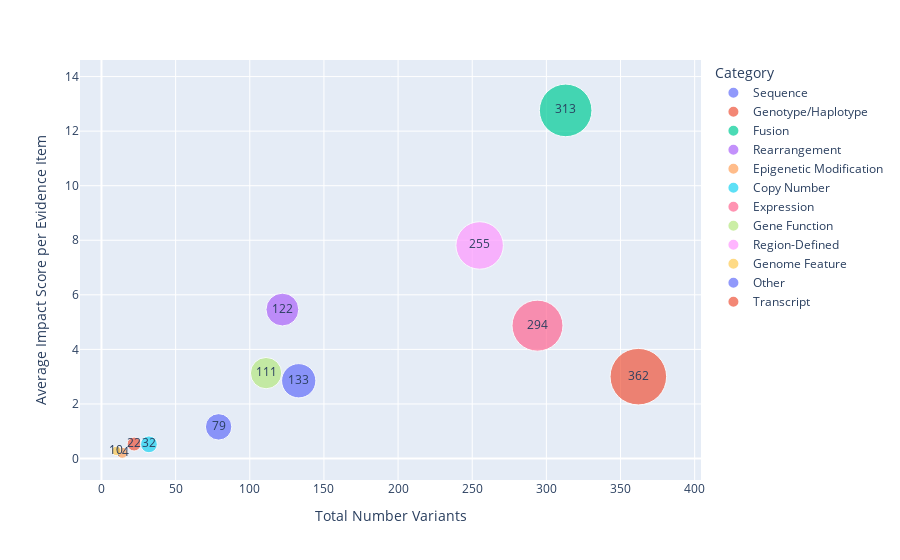

This figure's notebook cell:
### Code cell
fig3 = px.scatter(
    data_frame=not_supported_variant_impact_df,
    x="Total Number Variants",
    y="Average Impact Score per Evidence Item",
    size="Total Number Variants",
    size_max=40,
    text="Total Number Variants",
    color="Category",
    hover_data=["% Accepted Evidence Items", "Average Impact Score per Variant"],
)
fig3.show()

### Figure 1 — Plotly figure (JSON) as saved in the notebook; plotly's stock layout.template omitted (floating-point values rounded to 4 significant figures)
{"data": [{"customdata": [["64.33%", 3.43]], "hovertemplate": "Category=Sequence<br>Total Number Variants=%{text}<br>Average Impact Score per Evidence Item=%{y}<br>% Accepted Evidence Items=%{customdata[0]}<br>Average Impact Score per Variant=%{customdata[1]}<extra></extra>", "legendgroup": "Sequence", "marker": {"color": "#636efa", "size": [133], "sizemode": "area", "sizeref": 0.2263, "symbol": "circle"}, "mode": "markers+text", "name": "Sequence", "orientation": "v", "showlegend": true, "text": [133.0], "type": "scatter", "x": [133], "xaxis": "x", "y": [2.85], "yaxis": "y"}, {"customdata": [["48.72%", 0.64]], "hovertemplate": "Category=Genotype/Haplotype<br>Total Number Variants=%{text}<br>Average Impact Score per Evidence Item=%{y}<br>% Accepted Evidence Items=%{customdata[0]}<br>Average Impact Score per Variant=%{customdata[1]}<extra></extra>", "legendgroup": "Genotype/Haplotype", "marker": {"color": "#EF553B", "size": [22], "sizemode": "area", "sizeref": 0.2263, "symbol": "circle"}, "mode": "markers+text", "name": "Genotype/Haplotype", "orientation": "v", "showlegend": true, "text": [22.0], "type": "scatter", "x": [22], "xaxis": "x", "y": [0.53], "yaxis": "y"}, {"customdata": [["64.65%", 15.34]], "hovertemplate": "Category=Fusion<br>Total Number Variants=%{text}<br>Average Impact Score per Evidence Item=%{y}<br>% Accepted Evidence Items=%{customdata[0]}<br>Average Impact Score per Variant=%{customdata[1]}<extra></extra>", "legendgroup": "Fusion", "marker": {"color": "#00cc96", "size": [313], "sizemode": "area", "sizeref": 0.2263, "symbol": "circle"}, "mode": "markers+text", "name": "Fusion", "orientation": "v", "showlegend": true, "text": [313.0], "type": "scatter", "x": [313], "xaxis": "x", "y": [12.76], "yaxis": "y"}, {"customdata": [["40.13%", 6.56]], "hovertemplate": "Category=Rearrangement<br>Total Number Variants=%{text}<br>Average Impact Score per Evidence Item=%{y}<br>% Accepted Evidence Items=%{customdata[0]}<br>Average Impact Score per Variant=%{customdata[1]}<extra></extra>", "legendgroup": "Rearrangement", "marker": {"color": "#ab63fa", "size": [122], "sizemode": "area", "sizeref": 0.2263, "symbol": "circle"}, "mode": "markers+text", "name": "Rearrangement", "orientation": "v", "showlegend": true, "text": [122.0], "type": "scatter", "x": [122], "xaxis": "x", "y": [5.46], "yaxis": "y"}, {"customdata": [["95.65%", 0.25]], "hovertemplate": "Category=Epigenetic Modification<br>Total Number Variants=%{text}<br>Average Impact Score per Evidence Item=%{y}<br>% Accepted Evidence Items=%{customdata[0]}<br>Average Impact Score per Variant=%{customdata[1]}<extra></extra>", "legendgroup": "Epigenetic Modification", "marker": {"color": "#FFA15A", "size": [14], "sizemode": "area", "sizeref": 0.2263, "symbol": "circle"}, "mode": "markers+text", "name": "Epigenetic Modification", "orientation": "v", "showlegend": true, "text": [14.0], "type": "scatter", "x": [14], "xaxis": "x", "y": [0.21], "yaxis": "y"}, {"customdata": [["45.45%", 0.62]], "hovertemplate": "Category=Copy Number<br>Total Number Variants=%{text}<br>Average Impact Score per Evidence Item=%{y}<br>% Accepted Evidence Items=%{customdata[0]}<br>Average Impact Score per Variant=%{customdata[1]}<extra></extra>", "legendgroup": "Copy Number", "marker": {"color": "#19d3f3", "size": [32], "sizemode": "area", "sizeref": 0.2263, "symbol": "circle"}, "mode": "markers+text", "name": "Copy Number", "orientation": "v", "showlegend": true, "text": [32.0], "type": "scatter", "x": [32], "xaxis": "x", "y": [0.52], "yaxis": "y"}, {"customdata": [["55.38%", 5.85]], "hovertemplate": "Category=Expression<br>Total Number Variants=%{text}<br>Average Impact Score per Evidence Item=%{y}<br>% Accepted Evidence Items=%{customdata[0]}<br>Average Impact Score per Variant=%{customdata[1]}<extra></extra>", "legendgroup": "Expression", "marker": {"color": "#FF6692", "size": [294], "sizemode": "area", "sizeref": 0.2263, "symbol": "circle"}, "mode": "markers+text", "name": "Expression", "orientation": "v", "showlegend": true, "text": [294.0], "type": "scatter", "x": [294], "xaxis": "x", "y": [4.87], "yaxis": "y"}, {"customdata": [["44.30%", 3.76]], "hovertemplate": "Category=Gene Function<br>Total Number Variants=%{text}<br>Average Impact Score per Evidence Item=%{y}<br>% Accepted Evidence Items=%{customdata[0]}<br>Average Impact Score per Variant=%{customdata[1]}<extra></extra>", "legendgroup": "Gene Function", "marker": {"color": "#B6E880", "size": [111], "sizemode": "area", "sizeref": 0.2263, "symbol": "circle"}, "mode": "markers+text", "name": "Gene Function", "orientation": "v", "showlegend": true, "text": [111.0], "type": "scatter", "x": [111], "xaxis": "x", "y": [3.13], "yaxis": "y"}, {"customdata": [["58.70%", 9.39]], "hovertemplate": "Category=Region-Defined<br>Total Number Variants=%{text}<br>Average Impact Score per Evidence Item=%{y}<br>% Accepted Evidence Items=%{customdata[0]}<br>Average Impact Score per Variant=%{customdata[1]}<extra></extra>", "legendgroup": "Region-Defined", "marker": {"color": "#FF97FF", "size": [255], "sizemode": "area", "sizeref": 0.2263, "symbol": "circle"}, "mode": "markers+text", "name": "Region-Defined", "orientation": "v", "showlegend": true, "text": [255.0], "type": "scatter", "x": [255], "xaxis": "x", "y": [7.81], "yaxis": "y"}, {"customdata": [["20.00%", 0.33]], "hovertemplate": "Category=Genome Feature<br>Total Number Variants=%{text}<br>Average Impact Score per Evidence Item=%{y}<br>% Accepted Evidence Items=%{customdata[0]}<br>Average Impact Score per Variant=%{customdata[1]}<extra></extra>", "legendgroup": "Genome Feature", "marker": {"color": "#FECB52", "size": [10], "sizemode": "area", "sizeref": 0.2263, "symbol": "circle"}, "mode": "markers+text", "name": "Genome Feature", "orientation": "v", "showlegend": true, "text": [10.0], "type": "scatter", "x": [10], "xaxis": "x", "y": [0.28], "yaxis": "y"}, {"customdata": [["33.33%", 1.4]], "hovertemplate": "Category=Other<br>Total Number Variants=%{text}<br>Average Impact Score per Evidence Item=%{y}<br>% Accepted Evidence Items=%{customdata[0]}<br>Average Impact Score per Variant=%{customdata[1]}<extra></extra>", "legendgroup": "Other", "marker": {"color": "#636efa", "size": [79], "sizemode": "area", "sizeref": 0.2263, "symbol": "circle"}, "mode": "markers+text", "name": "Other", "orientation": "v", "showlegend": true, "text": [79.0], "type": "scatter", "x": [79], "xaxis": "x", "y": [1.16], "yaxis": "y"}, {"customdata": [["13.33%", 3.6]], "hovertemplate": "Category=Transcript<br>Total Number Variants=%{text}<br>Average Impact Score per Evidence Item=%{y}<br>% Accepted Evidence Items=%{customdata[0]}<br>Average Impact Score per Variant=%{customdata[1]}<extra></extra>", "legendgroup": "Transcript", "marker": {"color": "#EF553B", "size": [362], "sizemode": "area", "sizeref": 0.2263, "symbol": "circle"}, "mode": "markers+text", "name": "Transcript", "orientation": "v", "showlegend": true, "text": [362.0], "type": "scatter", "x": [362], "xaxis": "x", "y": [3.0], "yaxis": "y"}], "layout": {"legend": {"itemsizing": "constant", "title": {"text": "Category"}, "tracegroupgap": 0}, "margin": {"t": 60}, "xaxis": {"anchor": "y", "domain": [0, 1], "title": {"text": "Total Number Variants"}}, "yaxis": {"anchor": "x", "domain": [0, 1], "title": {"text": "Average Impact Score per Evidence Item"}}}}
